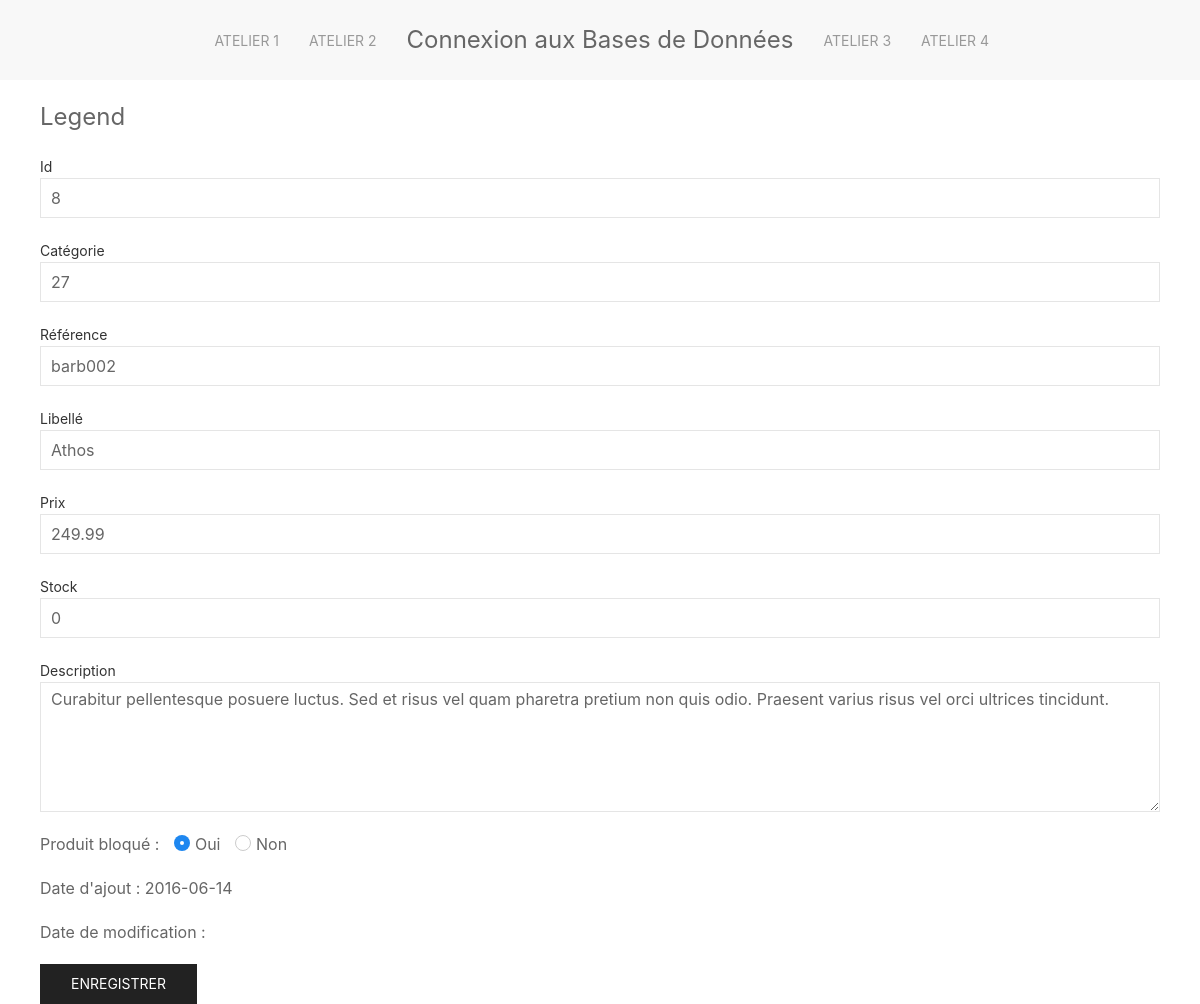
Page /view/produit.php?id=8 on the committed database.
### tables this page shows
CREATE TABLE IF NOT EXISTS `produits` (
  `pro_id` int(10) UNSIGNED NOT NULL AUTO_INCREMENT COMMENT 'Clé de la table produits',
  `pro_cat_id` int(10) UNSIGNED NOT NULL COMMENT 'Catégorie du produit',
  `pro_ref` varchar(10) NOT NULL COMMENT 'Référence produit',
  `pro_libelle` varchar(200) NOT NULL COMMENT 'Nom du produit',
  `pro_description` varchar(1000) DEFAULT NULL COMMENT 'Description du produit',
  `pro_prix` decimal(6,2) UNSIGNED NOT NULL COMMENT 'Prix ',
  `pro_stock` int(11) NOT NULL DEFAULT '0' COMMENT 'Nombre d''unités en stock',
  `pro_couleur` varchar(30) DEFAULT NULL COMMENT 'Couleur',
  `pro_photo` varchar(4) DEFAULT 'jpg' COMMENT 'Extension de la photo',
  `pro_d_ajout` date NOT NULL COMMENT 'Date d''ajout',
  `pro_d_modif` datetime DEFAULT NULL COMMENT 'Date de modification',
  `pro_bloque` tinyint(1) DEFAULT NULL COMMENT 'Bloquer le produit à la vente',
  PRIMARY KEY (`pro_id`),
  UNIQUE KEY `idx_pro_ref` (`pro_ref`),
  KEY `fk_produits_cat_id` (`pro_cat_id`)
);

### controler/productControler.php (called while the page is built, shortened)
<?php
try {
    $db = new PDO('mysql:host=localhost;charset=utf8;dbname=jarditou', 'root', '');
} catch (Exception $e) {
    echo 'erreur : ' . $e->getMessage() . '<br>';
    echo 'N° : ' . $e->getCode();
    die('fin du script');
}
$id = $_GET['id'];
$query = 'SELECT * FROM `produits` WHERE `pro_id` = :id';
$result = $db->prepare($query);
$result->bindValue(':id', $id, PDO::PARAM_INT);
$result->execute();
$product = $result->fetch(PDO::FETCH_OBJ);

### view/produit.php (the view)
<?php
include 'header.php';
include '../controler/productControler.php';
?>
<div class="uk-container">
    <form method="POST" action="#">
        <fieldset class="uk-fieldset">
            <legend class="uk-legend">Legend</legend>
            <div class="uk-margin">
                <label class="uk-form-label" for="form-stacked-text">Id</label>
                <div class="uk-form-controls">
                    <input class="uk-input" id="form-stacked-text" type="text" placeholder="Some text..." value="<?= $product->pro_id ?>">
                </div>
            </div>
            <div class="uk-margin">
                <label class="uk-form-label" for="form-stacked-text">Catégorie</label>
                <div class="uk-form-controls">
                    <input class="uk-input" id="form-stacked-text" type="text" placeholder="Some text..." value="<?= $product->pro_cat_id ?>">
                </div>
            </div>
            <div class="uk-margin">
                <label class="uk-form-label" for="form-stacked-text">Référence</label>
                <div class="uk-form-controls">
                    <input class="uk-input" id="form-stacked-text" type="text" placeholder="Some text..." value="<?= $product->pro_ref ?>">
                </div>
            </div>
            <div class="uk-margin">
                <label class="uk-form-label" for="form-stacked-text">Libellé</label>
                <div class="uk-form-controls">
                    <input class="uk-input" id="form-stacked-text" type="text" placeholder="Some text..." value="<?= $product->pro_libelle ?>">
                </div>
            </div>
            <div class="uk-margin">
                <label class="uk-form-label" for="form-stacked-text">Prix</label>
                <div class="uk-form-controls">
                    <input class="uk-input" id="form-stacked-text" type="text" placeholder="Some text..." value="<?= $product->pro_prix ?>">
                </div>
            </div>
            <div class="uk-margin">
                <label class="uk-form-label" for="form-stacked-text">Stock</label>
                <div class="uk-form-controls">
                    <input class="uk-input" id="form-stacked-text" type="text" placeholder="Some text..." value="<?= $product->pro_stock ?>">
                </div>
            </div>
            <div class="uk-margin">
                <label class="uk-form-label" for="form-stacked-text">Description</label>
                <textarea class="uk-textarea" rows="5" placeholder="Textarea" value=""><?= $product->pro_description ?></textarea>
            </div>
            <div class="uk-margin uk-grid-small uk-child-width-auto uk-grid">
                <span>Produit bloqué :</span>
                <label><input class="uk-radio" type="radio" name="radio2" checked> Oui</label>
                <label><input class="uk-radio" type="radio" name="radio2"> Non</label>
            </div>
            <div class="uk-margin">
                <p>Date d'ajout : <?= $product->pro_d_ajout ?></p>
            </div>
            <div class="uk-margin">
                <p>Date de modification : <?= $product->pro_d_modif ?></p>
            </div>
        </fieldset>
        <input type="submit" name="submit" value="Enregistrer" class="uk-button uk-button-secondary">
    </form>
</div>
<?php
include 'footer.php';
?>

### rows in the picture
produits: pro_id "8", pro_cat "27", pro_ref "barb002", pro_libelle "Athos", pro_prix "249.99", pro_stock "0", pro_description "Curabitur pellentesque posuere luctus. Sed et risus vel quam pharetra pretium non quis odio. Praesent varius risus vel orci ultrices tincidunt.", pro_d_ajout "2016-06-14"
